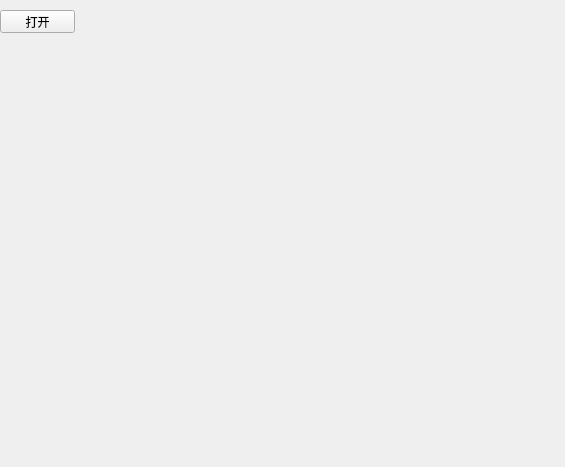
<?xml version="1.0" encoding="UTF-8"?>
<ui version="4.0">
 <class>Database</class>
 <widget class="QWidget" name="Database">
  <property name="geometry">
   <rect>
    <x>0</x>
    <y>0</y>
    <width>565</width>
    <height>467</height>
   </rect>
  </property>
  <property name="windowTitle">
   <string>Database</string>
  </property>
  <widget class="QPushButton" name="pushButton_open">
   <property name="geometry">
    <rect>
     <x>0</x>
     <y>10</y>
     <width>75</width>
     <height>23</height>
    </rect>
   </property>
   <property name="text">
    <string>打开</string>
   </property>
  </widget>
 </widget>
 <resources/>
 <connections/>
</ui>
